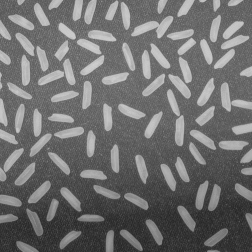
#> input picture Image processing Lab/rice (1).tif, 252 x 252 px, found by its file name
$ python Lab2_Ricetif.py
#> lines starting #> are read from the running program, lines starting #| are printed output that depends on the picture; after the words box and inside, x2 and y2 are one past the last pixel; in counts of white or black regions, pixels touching at a corner belong together

import numpy as np
import matplotlib.pyplot as plt
from skimage import io, filters, measure, morphology, segmentation
from scipy import ndimage as ndi

# Experiment No. 02: Rice Grain Analysis

# 1. Read the image
img = io.imread(r"D:\Academic File\3-2\Digital Image and Speech processing\2026\Image processing Lab\rice (1).tif", as_gray=True)
#> img is the input picture: shape (252, 252); min 40, max 204, mean 110.9
# Convert to an 8-bit grayscale image
img = (img * 255).astype(np.uint8) if img.max() <= 1 else img.astype(np.uint8)

# 2. Threshold the image
T = filters.threshold_otsu(img)
#> T = 131
binary = img > T
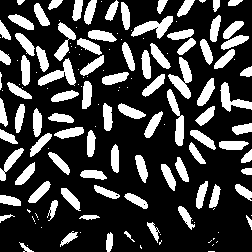
#> binary: shape (252, 252) bool; 25.6% white; 148 white regions (60 under 20 px), largest, box (x1, y1, x2, y2) and area: (168, 57, 192, 99) 448, (131, 16, 173, 39) 429, (38, 58, 76, 86) 423

# Ensure rice grains are the foreground objects
if binary.mean() > 0.5:
    binary = ~binary

# 3. Remove small noise and fill holes
binary = morphology.remove_small_objects(binary, min_size=20)
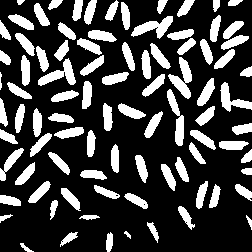
#> binary: shape (252, 252) bool; 25.3% white; 89 white regions, largest, box (x1, y1, x2, y2) and area: (168, 57, 192, 99) 448, (131, 16, 173, 39) 429, (38, 58, 76, 86) 422
binary = ndi.binary_fill_holes(binary)
#> binary: shape (252, 252) bool; 25.3% white; 89 white regions, largest, box (x1, y1, x2, y2) and area: (168, 57, 192, 99) 448, (131, 16, 173, 39) 430, (38, 58, 76, 86) 422

# 4. Separate touching grains using watershed
distance = ndi.distance_transform_edt(binary)
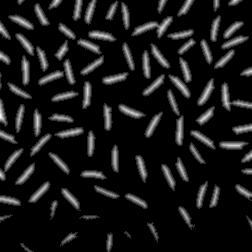
#> distance: shape (252, 252) float64; min 0, max 6.08, mean 0.562; drawn with min black and max white
local_max = morphology.local_maxima(distance)
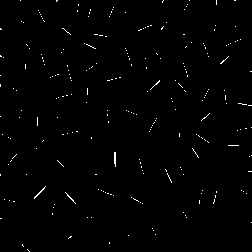
#> local_max: shape (252, 252) bool; 0.86% white in thin lines or dots
markers, _ = ndi.label(local_max)
#> markers: shape (252, 252) int32; 322 distinct labels, from 0 to 321
labels = segmentation.watershed(
    -distance, markers, mask=binary
)
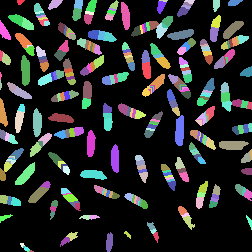
#> labels: shape (252, 252) int32; 322 distinct labels, from 0 to 321; one colour per label, 0 black

# 5. Measure each rice grain
props = measure.regionprops(labels)
#> props = 321 regions; largest, box (x1, y1, x2, y2) and area: (175, 115, 184, 146) 233, (21, 55, 30, 86) 226, (219, 141, 249, 150) 224, (15, 162, 35, 185) 209, (33, 108, 42, 137) 207

# Remove very small regions if necessary
props = [p for p in props if p.area >= 20]
#> props = 249 regions; largest, box (x1, y1, x2, y2) and area: (175, 115, 184, 146) 233, (21, 55, 30, 86) 226, (219, 141, 249, 150) 224, (15, 162, 35, 185) 209, (33, 108, 42, 137) 207

print("Total number of rice grains:", len(props))
#| Total number of rice grains: 249
print("\nGrain  Area (pixels^2)  Major Axis (pixels)  Perimeter (pixels)")

for i, p in enumerate(props, start=1):
    print(f"{i:5d} {p.area:15.2f} {p.axis_major_length:20.2f} {p.perimeter:19.2f}")
#> this loop made 249 passes
#|     1           28.00                 7.82               19.07
#|     2           90.00                15.63               38.18
#|     3           30.00                10.55               21.45
#|     4           68.00                12.49               31.90
#|     5           67.00                14.87               32.49
#|     6           79.00                13.80               35.94
#|     7           70.00                10.01               30.24
#|     8           25.00                10.33               19.66
#> (further printed lines are left out)

# 6. Select grains within a specific area range
min_area = 100
max_area = 500

selected = [
    p for p in props
    if min_area <= p.area <= max_area
]
#> selected = 28 regions; largest, box (x1, y1, x2, y2) and area: (175, 115, 184, 146) 233, (21, 55, 30, 86) 226, (219, 141, 249, 150) 224, (15, 162, 35, 185) 209, (33, 108, 42, 137) 207

print(f"\nGrains with area from {min_area} to {max_area} pixels^2:")
print("Number of selected grains:", len(selected))

for i, p in enumerate(selected, start=1):
    print(
        f"Selected {i}: Area={p.area:.2f}, "
        f"Major Axis={p.axis_major_length:.2f}, "
        f"Perimeter={p.perimeter:.2f}"
    )
#> this loop made 28 passes

# 7. Display the results
fig, ax = plt.subplots(1, 3, figsize=(15, 5))

ax[0].imshow(img, cmap="gray")
ax[0].set_title("Original Rice Image")
ax[0].axis("off")

ax[1].imshow(binary, cmap="gray")
ax[1].set_title("Binary Segmented Image")
ax[1].axis("off")

ax[2].imshow(img, cmap="gray")
ax[2].set_title("Rice Grain Labels")
ax[2].axis("off")

for p in props:
    y, x = p.centroid
    ax[2].text(x, y, str(p.label), color="red",
               fontsize=7, ha="center")
#> this loop made 249 passes
#> (y, x) on passes 1 to 3: (1.54, 19.86), (3.72, 54.3), (1.13, 189.5)

plt.tight_layout()
plt.show()

$ run again, with Image processing Lab/coins.jpg saved as Image processing Lab/rice (1).tif
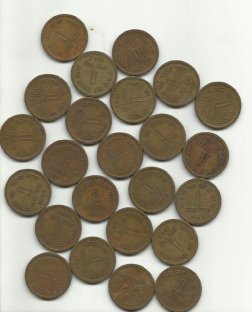
#> input picture Image processing Lab/coins.jpg, 252 x 312 px, found by its file name
#> T = 161
#> `binary = img > T`:
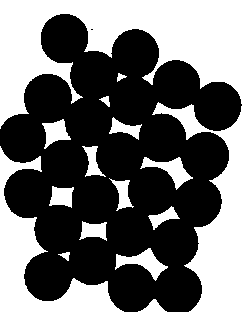
#> binary: shape (312, 252) bool; 44.1% white; 15 white regions, largest, box (x1, y1, x2, y2) and area: (0, 0, 252, 312) 24935, (0, 146, 124, 312) 5657, (115, 248, 168, 281) 661
#> local_max: shape (312, 252) bool; 0.11% white in thin lines or dots
#> markers: shape (312, 252) int32; 50 distinct labels, from 0 to 49
#> `labels = segmentation.watershed( -distance, markers, mask=binary )`:
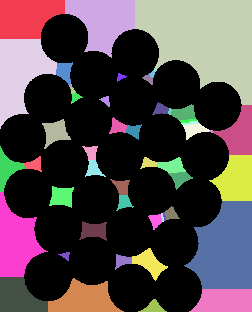
#> labels: shape (312, 252) int32; 50 distinct labels, from 0 to 49; one colour per label, 0 black
#> `props = measure.regionprops(labels)`: props = 49 regions; largest, box (x1, y1, x2, y2) and area: (135, 0, 252, 105) 8130, (184, 201, 252, 289) 4403, (0, 39, 57, 129) 2912, (65, 0, 135, 58) 2499, (0, 192, 48, 277) 2246
#> `props = [p for p in props if p.area >= 20]`: props = 44 regions; largest, box (x1, y1, x2, y2) and area: (135, 0, 252, 105) 8130, (184, 201, 252, 289) 4403, (0, 39, 57, 129) 2912, (65, 0, 135, 58) 2499, (0, 192, 48, 277) 2246
#| Total number of rice grains: 44
#> the loop `for i, p in enumerate(props, start=1):` made 44 passes
#|     1         2050.00                69.18              195.80
#|     2         2499.00                67.27              238.98
#|     3         8130.00               136.34              440.75
#|     4         2912.00                89.38              273.02
#|     5          247.00                22.22               68.42
#> (further printed lines are left out)
#> selected = 22 regions; largest, box (x1, y1, x2, y2) and area: (0, 146, 25, 192) 465, (42, 119, 71, 149) 457, (49, 186, 74, 208) 384, (79, 221, 107, 241) 365, (157, 157, 186, 173) 284
#| Number of selected grains: 22
#> the loop `for i, p in enumerate(selected, start=1):` made 22 passes
#| Selected 1: Area=247.00, Major Axis=22.22, Perimeter=68.42
#| Selected 2: Area=130.00, Major Axis=15.98, Perimeter=48.42
#| Selected 3: Area=267.00, Major Axis=25.80, Perimeter=69.21
#| Selected 4: Area=224.00, Major Axis=25.59, Perimeter=70.87
#| Selected 5: Area=177.00, Major Axis=18.03, Perimeter=58.63
#> (further printed lines are left out)
#> the loop `for p in props:` made 44 passes
#> (y, x) on passes 1 to 8: (16.93, 26.77), (20.42, 102.9), (37.76, 203.2), (72.54, 19.69), (71.07, 64.05), (76.64, 120.2), (73.46, 152.1), (78.44, 148.3)

$ run again, with Image processing Lab/input.jpg saved as Image processing Lab/rice (1).tif
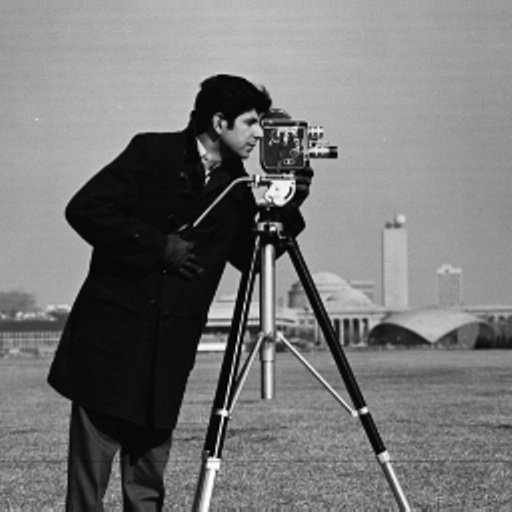
#> input picture Image processing Lab/input.jpg, 512 x 512 px, found by its file name
#> img is the input picture: shape (512, 512); min 0, max 255, mean 118.3
#> T = 87
#> `binary = img > T`:
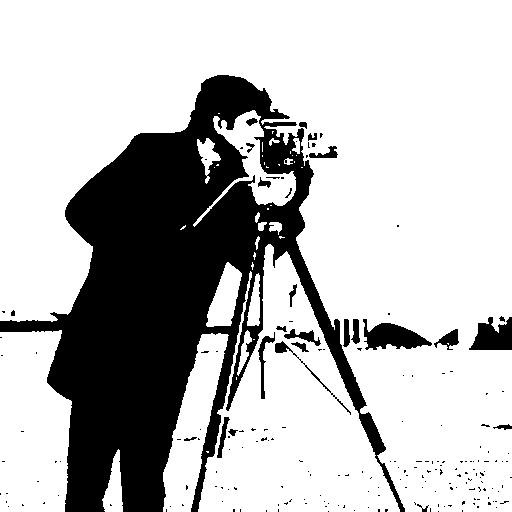
#> binary: shape (512, 512) bool; 73.6% white; 196 black regions (170 under 20 px), largest, box (x1, y1, x2, y2) and area: (0, 75, 405, 512) 64084, (363, 319, 432, 350) 1194, (469, 317, 512, 350) 981
#> local_max: shape (512, 512) bool; 0.15% white in thin lines or dots, all inside (x1, y1, x2, y2) = (0, 112, 512, 512)
#> markers: shape (512, 512) int32; 232 distinct labels, from 0 to 231
#> `labels = segmentation.watershed( -distance, markers, mask=binary )`:
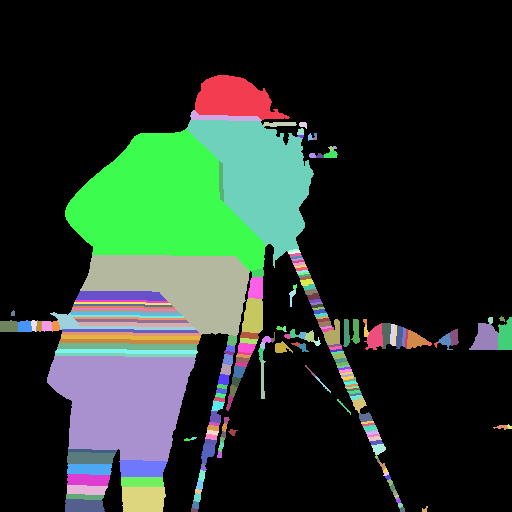
#> labels: shape (512, 512) int32; 232 distinct labels, from 0 to 231; one colour per label, 0 black
#> `props = measure.regionprops(labels)`: props = 231 regions; largest, box (x1, y1, x2, y2) and area: (65, 129, 266, 271) 17103, (47, 356, 196, 461) 11742, (186, 120, 314, 268) 9784, (80, 255, 250, 336) 8356, (195, 75, 290, 120) 2676
#> `props = [p for p in props if p.area >= 20]`: props = 202 regions; largest, box (x1, y1, x2, y2) and area: (65, 129, 266, 271) 17103, (47, 356, 196, 461) 11742, (186, 120, 314, 268) 9784, (80, 255, 250, 336) 8356, (195, 75, 290, 120) 2676
#| Total number of rice grains: 202
#> the loop `for i, p in enumerate(props, start=1):` made 202 passes
#|     1         2676.00                88.21              259.30
#|     2          375.00                83.64              153.21
#|     3          133.00                37.12               71.31
#|     4           40.00                 9.18               23.07
#|     5           41.00                 7.99               22.24
#> (further printed lines are left out)
#> selected = 50 regions; largest, box (x1, y1, x2, y2) and area: (65, 499, 105, 512) 479, (67, 464, 112, 475) 463, (67, 474, 110, 486) 461, (78, 322, 193, 327) 453, (55, 353, 196, 357) 424
#> the loop `for i, p in enumerate(selected, start=1):` made 50 passes
#> the loop `for p in props:` made 202 passes
#> (y, x) on passes 1 to 3: (98.56, 233.9), (117.1, 222.6), (123.7, 279.4)
